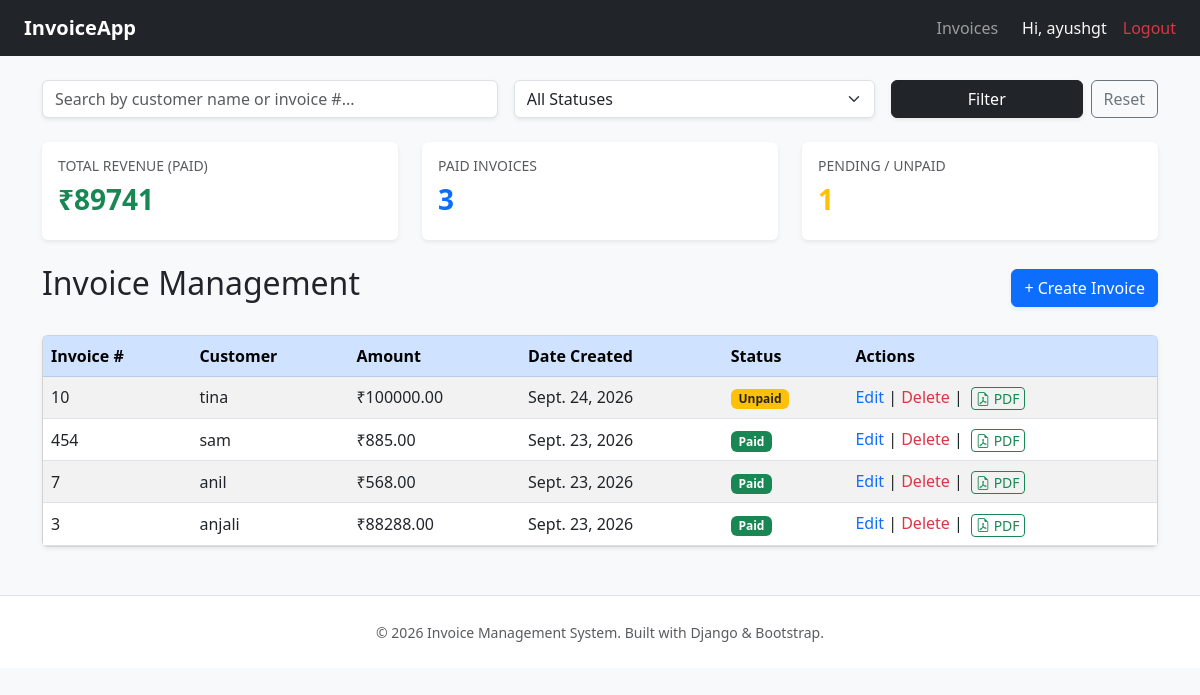
The page /invoices/ (signed in) on the database its author committed.
### accounts/models.py (models this page shows)
class CustomUser(AbstractUser):
    pass

### invoice_app/models.py (models this page shows, shortened)
class invoice(models.Model):
    customer_name=models.CharField(max_length=200)
    invoice_number=models.CharField(max_length=50)
    amount=models.DecimalField( max_digits=12, decimal_places=2)
    date_created=models.DateField(auto_now_add=True)
    is_paid=models.BooleanField(default=False)
    class Meta:
        ordering=['-date_created']

### invoice_app/views.py (the view)
# urls.py: path('invoices/', views.invoices_list_view, name='invoices'),
@login_required(login_url='login')
def invoices_list_view(request):
    query = request.GET.get('q', '')
    status_filter = request.GET.get('status', '')
    all_invoices = invoice.objects.all().order_by('-date_created')
    if query:
        all_invoices = all_invoices.filter(
            Q(customer_name__icontains=query) | Q(invoice_number__icontains=query)
        )
    if status_filter == 'paid':
        all_invoices = all_invoices.filter(is_paid=True)
    elif status_filter == 'unpaid':
        all_invoices = all_invoices.filter(is_paid=False)
    total_revenue = all_invoices.filter(is_paid=True).aggregate(Sum('amount'))['amount__sum'] or 0
    paid_count = all_invoices.filter(is_paid=True).count()
    unpaid_count = all_invoices.filter(is_paid=False).count()
    context = {
        'all_invoices': all_invoices,
        'total_revenue': total_revenue,
        'paid_count': paid_count,
        'unpaid_count': unpaid_count,
    }
    return render(request, 'invoice_list.html', context)

### invoice_app/templates/invoice_list.html (shortened to what this page needs)
{% extends 'base.html' %}
{% block content %}
<form method="get" class="row g-3 mb-4">
    <div class="col-md-5">
        <input type="text" name="q" class="form-control shadow-sm" placeholder="Search by customer name or invoice #..." value="{{ request.GET.q }}">
    </div>
    <div class="col-md-4">
        <select name="status" class="form-select shadow-sm">
            <option value="">All Statuses</option>
        </select>
    </div>
    <div class="col-md-3 d-flex gap-2">
        <button type="submit" class="btn btn-dark w-100 shadow-sm">Filter</button>
        <a href="{% url 'invoices' %}" class="btn btn-outline-secondary">Reset</a>
    </div>
</form>
<div class="row mb-4">
    <div class="col-md-4">
        <div class="card border-0 shadow-sm p-3 bg-white rounded">
            <h6 class="text-muted text-uppercase small">Total Revenue (Paid)</h6>
            <h3 class="fw-bold text-success">₹{{ total_revenue }}</h3>
        </div>
    </div>
    <div class="col-md-4">
        <div class="card border-0 shadow-sm p-3 bg-white rounded">
            <h6 class="text-muted text-uppercase small">Paid Invoices</h6>
            <h3 class="fw-bold text-primary">{{ paid_count }}</h3>
        </div>
    </div>
    <div class="col-md-4">
        <div class="card border-0 shadow-sm p-3 bg-white rounded">
            <h6 class="text-muted text-uppercase small">Pending / Unpaid</h6>
            <h3 class="fw-bold text-warning">{{ unpaid_count }}</h3>
        </div>
    </div>
</div>
<div class="d-flex justify-content-between align-items-center mb-4">
    <h2>Invoice Management</h2>
    <a href="{% url 'add_invoice' %}" class="btn btn-primary shadow-sm">+ Create Invoice</a>
</div>
<div class="card shadow-sm">
    <div class="card-body p-0">
        <table class="table table-striped mb-0 align-middle">
            <thead class="table-primary">
                <tr>
                    <th>Invoice #</th>
                    <th>Customer</th>
                    <th>Amount</th>
                    <th>Date Created</th>
                    <th>Status</th>
                    <th>Actions</th>
                </tr>
            </thead>
            <tbody>
                {% for inv in all_invoices %}
                <tr>
                    <td>{{ inv.invoice_number }}</td>
                    <td>{{ inv.customer_name }}</td>
                    <td>₹{{ inv.amount }}</td>
                    <td>{{ inv.date_created|default:"June 17, 2026" }}</td>
                    <td>
                        {% if inv.is_paid %}
                            <span class="badge bg-success">Paid</span>
                        {% else %}
                            <span class="badge bg-warning text-dark">Unpaid</span>
                        {% endif %}
                    </td>
                    <td>
                        <a href="{% url 'edit_invoice' inv.pk %}" class="text-primary text-decoration-none">Edit</a> |
                        <a href="{% url 'delete_invoice' inv.pk %}" class="text-danger text-decoration-none">Delete</a> |
                        <a href="{% url 'generate_invoice_pdf' inv.pk %}" class="btn btn-sm btn-outline-success text-decoration-none py-0 px-1 ms-1" title="Download PDF">
                            <i class="bi bi-file-earmark-pdf"></i> PDF
                        </a>
                    </td>
                </tr>
                {% empty %}
                <tr>
                    <td colspan="6" class="text-center text-muted py-4">No invoices found.</td>
                </tr>
                {% endfor %}
            </tbody>
        </table>
    </div>
</div>
{% endblock %}

### invoice_app/templates/base.html (shortened to what this page needs)
<!DOCTYPE html>
<html lang="en">
<head>
    <link rel="stylesheet" href="https://cdn.jsdelivr.net/npm/bootstrap-icons@1.10.5/font/bootstrap-icons.css">
    <link href="https://cdn.jsdelivr.net/npm/bootstrap@5.3.0/dist/css/bootstrap.min.css" rel="stylesheet">
</head>
<body class="bg-light">
    <nav class="navbar navbar-expand-lg navbar-dark bg-dark mb-4">
        <div class="container-fluid px-4">
            <a class="navbar-brand fw-bold" href="{% url 'invoices' %}">InvoiceApp</a>
            <div class="collapse navbar-collapse" id="navbarNav">
                <ul class="navbar-nav ms-auto align-items-lg-center">
                    {% if user.is_authenticated %}
                        <li class="nav-item">
                            <a class="nav-link" href="{% url 'invoices' %}">Invoices</a>
                        </li>
                        <li class="nav-item">
                            <span class="nav-link text-light px-3">Hi, {{ user.username }}</span>
                        </li>
                        <li class="nav-item">
                            <form action="{% url 'logout' %}" method="post" class="d-inline">
                                <button type="submit" class="btn btn-link nav-link text-danger p-0" style="border:none; background:none;">Logout</button>
                            </form>
                        </li>
                    {% endif %}
                </ul>
            </div>
        </div>
    </nav>
    <div class="container">
        {% block content %}{% endblock %}
    </div>
    <footer class="text-center text-muted py-4 mt-5 border-top bg-white">
        <div class="container">
            <small>&copy; 2026 Invoice Management System. Built with Django & Bootstrap.</small>
        </div>
    </footer>
</body>
</html>

### rows shown on the page
CustomUser: username "ayushgt"
invoice: invoice_number "10", customer_name "tina", amount "100000.00", date_created "Sept. 24, 2026", is_paid "Unpaid"
invoice: invoice_number "454", customer_name "sam", amount "885.00", date_created "Sept. 23, 2026", is_paid "Paid"
invoice: invoice_number "7", customer_name "anil", amount "568.00", date_created "Sept. 23, 2026", is_paid "Paid"
invoice: invoice_number "3", customer_name "anjali", amount "88288.00", date_created "Sept. 23, 2026", is_paid "Paid"

### other values the page prints
{{ total_revenue }} "89741"
{{ paid_count }} "3"
{{ unpaid_count }} "1"
